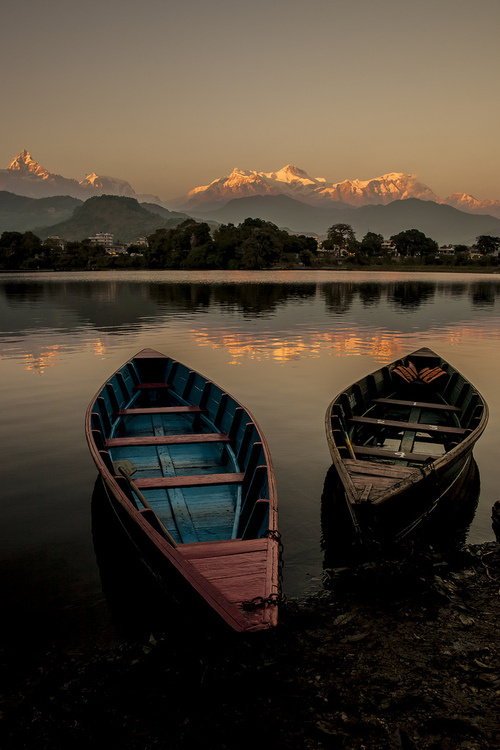
//> input picture opencv3/ch8/ch8/4.jpg, 500 x 750 px
$ ./tx_contourMoment   (built with g++ and OpenCV 4)
//> lines starting //> are read from the running program, lines starting //| are printed output that depends on the picture; after the words box and inside, x2 and y2 are one past the last pixel; in counts of white or black regions, pixels touching at a corner belong together
#include "opencv2/highgui/highgui.hpp"
#include "opencv2/imgproc/imgproc.hpp"
#include <iostream>
using namespace cv;
using namespace std;


//-----------------------------------【宏定义部分】--------------------------------------------
//		描述：定义一些辅助宏
//------------------------------------------------------------------------------------------------
#define WINDOW_NAME1 "【原始图】"					//为窗口标题定义的宏
#define WINDOW_NAME2 "【图像轮廓】"        //为窗口标题定义的宏


//-----------------------------------【全局变量声明部分】--------------------------------------
//		描述：全局变量的声明
//-----------------------------------------------------------------------------------------------
Mat g_srcImage; Mat g_grayImage;
int g_nThresh = 100;
int g_nMaxThresh = 255;
RNG g_rng(12345);
Mat g_cannyMat_output;
vector<vector<Point> > g_vContours;
vector<Vec4i> g_vHierarchy;

//-----------------------------------【全局变量声明部分】--------------------------------------
//		描述：全局变量的声明
//-----------------------------------------------------------------------------------------------
void on_ThreshChange(int, void*);
static void ShowHelpText();

//-----------------------------------【main( )函数】--------------------------------------------
//		描述：控制台应用程序的入口函数，我们的程序从这里开始执行
//-----------------------------------------------------------------------------------------------
int main(int argc, char** argv)
{
	//【0】改变console字体颜色
	system("color 9F");

	ShowHelpText();
	// 读入原图像, 返回3通道图像数据
	g_srcImage = imread("4.jpg", 1);
//> g_srcImage is the input picture: 750 rows x 500 cols, CV_8UC3; mean B, G, R 49.9, 62.5, 72.9

	// 把原图像转化成灰度图像并进行平滑
	cvtColor(g_srcImage, g_grayImage, COLOR_BGR2GRAY);
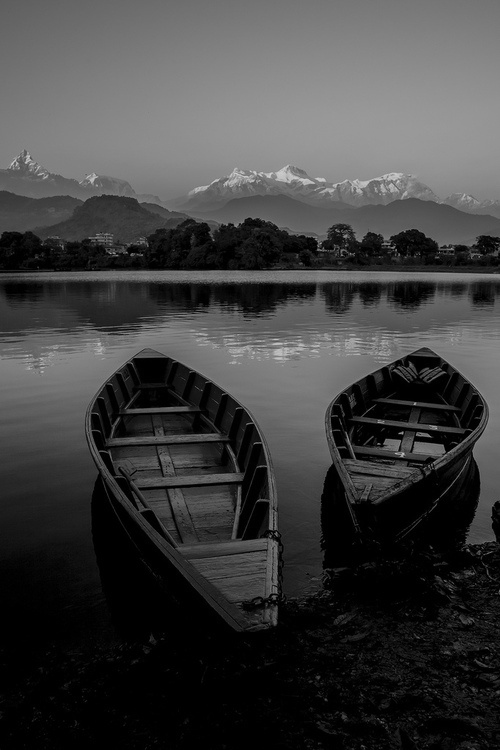
//> g_grayImage: 750 rows x 500 cols, CV_8UC1; min 0, max 209, mean 64.2
	blur(g_grayImage, g_grayImage, Size(3, 3));

	// 创建新窗口
	namedWindow(WINDOW_NAME1, WINDOW_AUTOSIZE);
	imshow(WINDOW_NAME1, g_srcImage);

	//创建滚动条并进行初始化
	createTrackbar(" 阈值", WINDOW_NAME1, &g_nThresh, g_nMaxThresh, on_ThreshChange);
	on_ThreshChange(0, 0);

	waitKey(0);
	return(0);
}

//-----------------------------------【on_ThreshChange( )函数】-------------------------------
//		描述：回调函数
//-----------------------------------------------------------------------------------------------
void on_ThreshChange(int, void*)
{
	// 使用Canndy检测边缘
	Canny(g_grayImage, g_cannyMat_output, g_nThresh, g_nThresh * 2, 3);
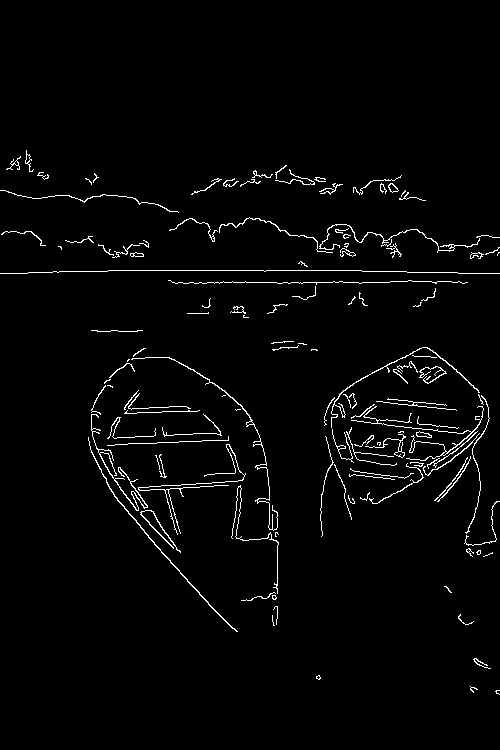
//> g_cannyMat_output: 750 rows x 500 cols, CV_8UC1; 2.4% white in thin lines or dots, all inside (x1, y1, x2, y2) = (0, 150, 500, 695)

	// 找到轮廓
	findContours(g_cannyMat_output, g_vContours, g_vHierarchy, RETR_TREE, CHAIN_APPROX_SIMPLE, Point(0, 0));
//> g_vContours = 148 contours, 116 with area under 20; largest, box (x1, y1, x2, y2) and area: (88, 437, 238, 632) 142, (331, 347, 480, 428) 98, (91, 414, 148, 511) 97, (131, 357, 278, 531) 96, (319, 224, 480, 253) 78; g_vHierarchy = 148 items, first 8: [1, -1, -1, -1], [2, 0, -1, -1], [4, 1, 3, -1], [-1, -1, -1, 2], [5, 2, -1, -1], [6, 4, -1, -1], [7, 5, -1, -1], [8, 6, -1, -1]

	// 计算矩
	vector<Moments> mu(g_vContours.size());
//> mu = 148 items
	for (unsigned int i = 0; i < g_vContours.size(); i++)
	{
		mu[i] = moments(g_vContours[i], false);
	}
//> this loop made 148 passes

	//  计算中心矩
	vector<Point2f> mc(g_vContours.size());
	for (unsigned int i = 0; i < g_vContours.size(); i++)
	{
		mc[i] = Point2f(static_cast<float>(mu[i].m10 / mu[i].m00), static_cast<float>(mu[i].m01 / mu[i].m00));
	}
//> after the loop, mc = 148 Points (x, y), first 12: [496, 691.2], [472.9, 689.2], [318, 677.1], [318, 677], [477.8, 661.5], [273.3, 624.7], [461.5, 619], [276.7, 606.3], [273.8, 597], [273.8, 596.8], [261.9, 596.7], [448, 589]

	// 绘制轮廓
	Mat drawing = Mat::zeros(g_cannyMat_output.size(), CV_8UC3);
	for (unsigned int i = 0; i < g_vContours.size(); i++)
	{
		Scalar color = Scalar(g_rng.uniform(0, 255), g_rng.uniform(0, 255), g_rng.uniform(0, 255));//随机生成颜色值
		drawContours(drawing, g_vContours, i, color, 2, 8, g_vHierarchy, 0, Point());//绘制外层和内层轮廓
		circle(drawing, mc[i], 4, color, -1, 8, 0);;//绘制圆
	}
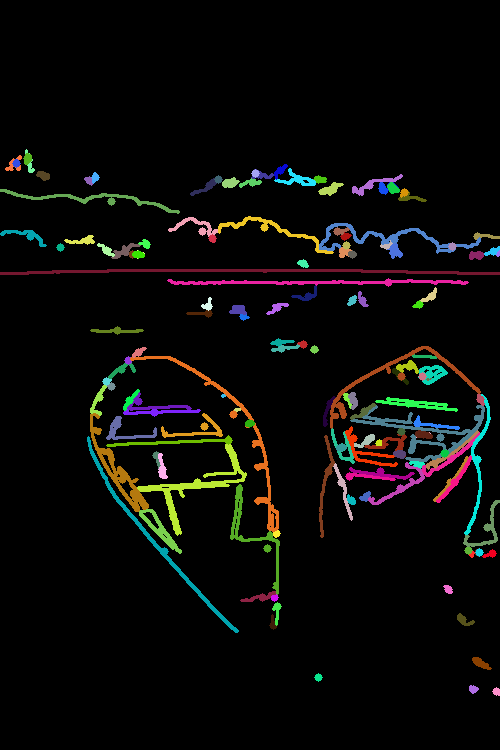
//> drawing: 750 rows x 500 cols, CV_8UC3; mean B, G, R 8.4, 10.3, 10.5

	// 显示到窗口中
	namedWindow(WINDOW_NAME2, WINDOW_AUTOSIZE);
	imshow(WINDOW_NAME2, drawing);

	// 通过m00计算轮廓面积并且和OpenCV函数比较
	printf("\t 输出内容: 面积和轮廓长度\n");
	for (unsigned int i = 0; i < g_vContours.size(); i++)
	{
		printf(" >通过m00计算出轮廓[%d]的面积: (M_00) = %.2f \n OpenCV函数计算出的面积=%.2f , 长度: %.2f \n\n", i, mu[i].m00, contourArea(g_vContours[i]), arcLength(g_vContours[i], true));
		Scalar color = Scalar(g_rng.uniform(0, 255), g_rng.uniform(0, 255), g_rng.uniform(0, 255));
		drawContours(drawing, g_vContours, i, color, 2, 8, g_vHierarchy, 0, Point());
		circle(drawing, mc[i], 4, color, -1, 8, 0);
	}
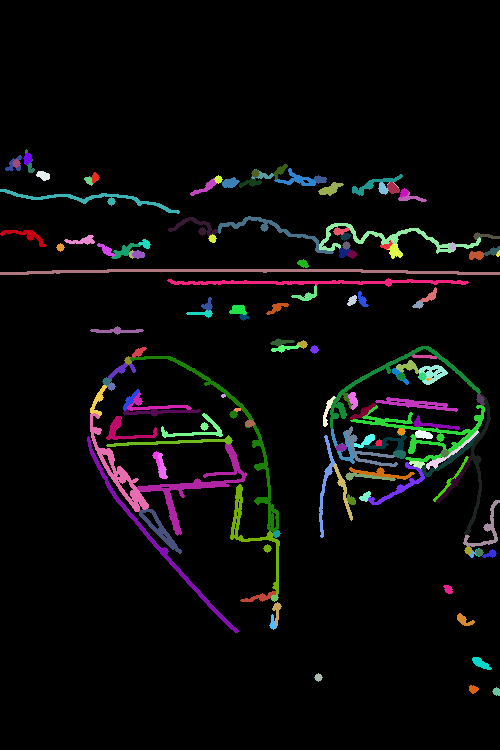
//> drawing: 750 rows x 500 cols, CV_8UC3; 7.97% of pixels changed, all inside (x1, y1, x2, y2) = (0, 149, 500, 696)
}


//-----------------------------------【ShowHelpText( )函数】-----------------------------
//		 描述：输出一些帮助信息
//----------------------------------------------------------------------------------------------
void ShowHelpText()
{
	//输出欢迎信息和OpenCV版本
	printf("\n\n\t\t\t非常感谢购买《OpenCV3编程入门》一书！\n");
	printf("\n\n\t\t\t此为本书OpenCV3版的第76个配套示例程序\n");
	printf("\n\n\t\t\t   当前使用的OpenCV版本为：" CV_VERSION);
	printf("\n\n  ----------------------------------------------------------------------------\n");
}

$ run again, with opencv3/ch8/ch8/3.jpg copied over opencv3/ch8/ch8/4.jpg
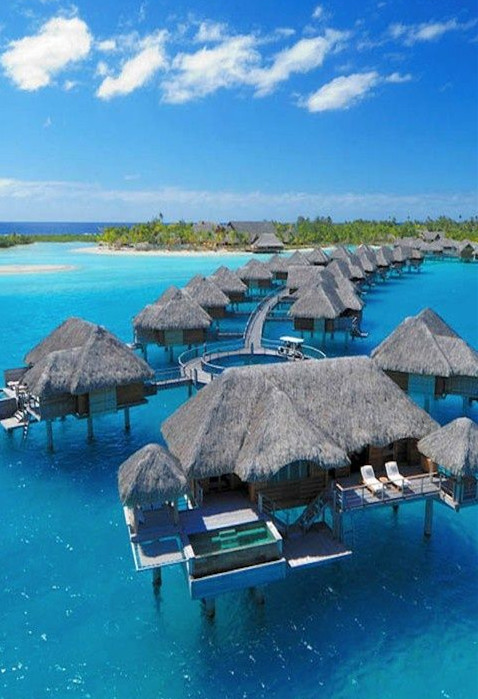
//> input picture opencv3/ch8/ch8/3.jpg, 478 x 699 px
//> g_srcImage is the input picture: 699 rows x 478 cols, CV_8UC3; mean B, G, R 166.1, 131, 70.6
//> in on_ThreshChange, `Canny(g_grayImage, g_cannyMat_output, g_nThresh, g_nThresh * 2, 3);`:
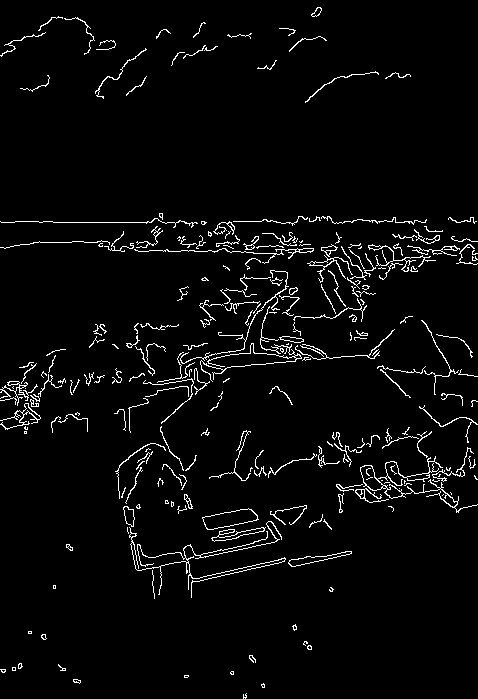
//> g_cannyMat_output: 699 rows x 478 cols, CV_8UC1; 3.6% white in thin lines or dots
//> g_vContours = 308 contours, 246 with area under 20; largest, box (x1, y1, x2, y2) and area: (202, 508, 259, 530) 682, (202, 508, 258, 530) 670, (360, 456, 478, 513) 536, (360, 465, 384, 491) 312, (288, 551, 352, 567) 285; g_vHierarchy = 308 items, first 8: [1, -1, -1, -1], [3, 0, 2, -1], [-1, -1, -1, 1], [5, 1, 4, -1], [-1, -1, -1, 3], [7, 3, 6, -1], [-1, -1, -1, 5], [9, 5, 8, -1]
//> mu = 308 items
//> after the loop in on_ThreshChange, `for (unsigned int i = 0; i < g_vContours.size(); i++)`: mc = 308 Points (x, y), first 12: [244.8, 696.5], [262.7, 685.2], [262.7, 685.3], [76.42, 680.7], [76.7, 680.6], [185.9, 676], [186, 676], [231.6, 672.5], [231.7, 672.3], [2.9, 670.3], [3, 670.2], [13.5, 668.5]
//> the loop in on_ThreshChange, `for (unsigned int i = 0; i < g_vContours.size(); i++)` made 308 passes
//|  >通过m00计算出轮廓[0]的面积: (M_00) = 3.50
//|  OpenCV函数计算出的面积=3.50 , 长度: 22.73
//|  >通过m00计算出轮廓[1]的面积: (M_00) = 8.50
//|  OpenCV函数计算出的面积=8.50 , 长度: 12.24
//|  >通过m00计算出轮廓[2]的面积: (M_00) = 5.50
//|  OpenCV函数计算出的面积=5.50 , 长度: 9.07
//> (the first 6 of 10 printed lines)
//> (output is shown up to pass 5 of 308)
//> after the loop in on_ThreshChange, `for (unsigned int i = 0; i < g_vContours.size(); i++)`:
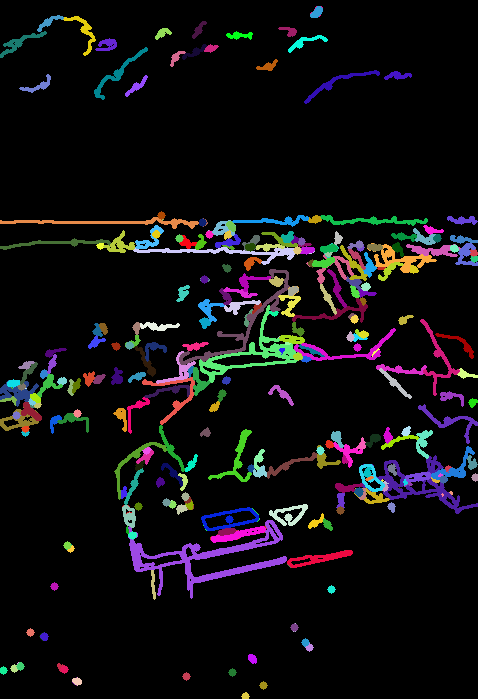
//> drawing: 699 rows x 478 cols, CV_8UC3; mean B, G, R 16.6, 14.4, 15.7
